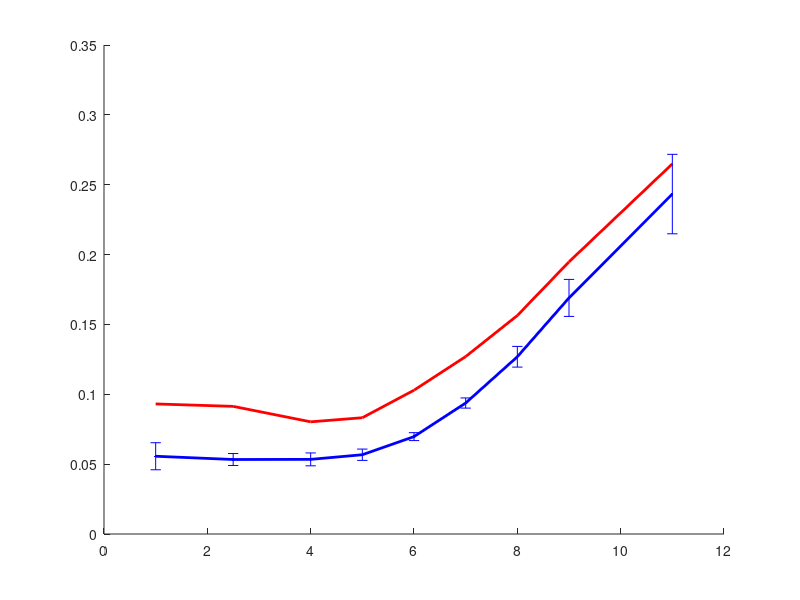

Reproduce this figure in MATLAB. (Note: this script raises an error after producing the figure.)



%% figure S7
clc
clear all
close all

% load
load('./data/figure2D_ACA_LaminarProfile_PI_and_minusMatrix.mat');
ACAyoungPI = young;
ACAelderPI = elder;
ACAelderPI.data(4,:) = [];
load('./data/figure2D_MCA_LaminarProfile_PI_and_minusMatrix.mat');
MCAyoungPI = young;
MCAelderPI = elder;
MCAelderPI.data(4,:) = [];
load('./data/figure2D_PCA_LaminarProfile_PI_and_minusMatrix.mat');
PCAyoungPI = young;
PCAelderPI = elder;
PCAelderPI.data(4,:) = [];

load('./data/figure3F_ACA_RI.mat');
ACAyoungRI = young;
ACAelderRI = elder([1:3 5:end],:);
load('./data/figure3F_MCA_RI.mat');
MCAyoungRI = young;
MCAelderRI = elder([1:3 5:end],:);
load('./data/figure3F_PCA_RI.mat');
PCAyoungRI = young;
PCAelderRI = elder([1:3 5:end],:);


% set parameters
just1image = 0;
LineWidth = 2;
PIyLim = [0 0.6];
PIyTick = [0:0.2:0.6];
RIyLim = [0 6];
RIyTick = [0:2:6];

% ACA
if just1image
    figure; subplot(3,2,1);
else
    figure('Color',[1 1 1],'Position',[0 0 600 400],'Units','pixels');
end
hold on;
yData = ACAyoungPI.data;
eData = ACAelderPI.data;
plot([1 2.5 4:9 11],mean(yData),'b-','linewidth',LineWidth);
plot([1 2.5 4:9 11],mean(eData),'r-','linewidth',LineWidth);
errorbar([1 2.5 4:9 11],mean(yData),std(yData)/sqrt(size(yData,1)),'b.','linewidth',LineWidth);
errorbar([1 2.5 4:9 11],mean(eData),std(eData)/sqrt(size(eData,1)),'r.','linewidth',LineWidth);
set(gca,'xlim',[0 12],'xTick',[1 2.5 3.5 9.5 11],'XTickLabels',{'WMd','WMs','1.0','0','CSF'},'FontSize',16);
set(gca,'ylim',PIyLim,'yTick',PIyTick,'yTickLabels',PIyTick,'FontSize',16);
xlabel(['relative cortical depth'],'FontSize',16);
ylabel(['PI-volume'],'FontSize',16);
title('ACA pulsatility index','FontSize',16);
box on

if just1image
    subplot(3,2,2);
else
    figure('Color',[1 1 1],'Position',[0 0 600 400],'Units','pixels');
end
hold on;
yData = ACAyoungRI;
eData = ACAelderRI;
plot([1 2.5 4:9 11],mean(yData),'b-','linewidth',LineWidth);
plot([1 2.5 4:9 11],mean(eData),'r-','linewidth',LineWidth);
errorbar([1 2.5 4:9 11],mean(yData),std(yData)/sqrt(size(yData,1)),'b.','linewidth',LineWidth);
errorbar([1 2.5 4:9 11],mean(eData),std(eData)/sqrt(size(eData,1)),'r.','linewidth',LineWidth);
plot([0 12],[1 1],'k:','linewidth',LineWidth);
set(gca,'xlim',[0 12],'xTick',[1 2.5 3.5 9.5 11],'XTickLabels',{'WMd','WMs','1.0','0','CSF'},'FontSize',16);
set(gca,'ylim',RIyLim,'yTick',RIyTick,'yTickLabels',RIyTick,'FontSize',16);
xlabel(['relative cortical depth'],'FontSize',16);
ylabel(['Reliability index'],'FontSize',16);
title('ACA reliability index','FontSize',16);
box on


% MCA
if just1image
    subplot(3,2,3);
else
    figure('Color',[1 1 1],'Position',[0 0 600 400],'Units','pixels');
end
hold on;
yData = MCAyoungPI.data;
eData = MCAelderPI.data;
plot([1 2.5 4:9 11],mean(yData),'b-','linewidth',LineWidth);
plot([1 2.5 4:9 11],mean(eData),'r-','linewidth',LineWidth);
errorbar([1 2.5 4:9 11],mean(yData),std(yData)/sqrt(size(yData,1)),'b.','linewidth',LineWidth);
errorbar([1 2.5 4:9 11],mean(eData),std(eData)/sqrt(size(eData,1)),'r.','linewidth',LineWidth);
set(gca,'xlim',[0 12],'xTick',[1 2.5 3.5 9.5 11],'XTickLabels',{'WMd','WMs','1.0','0','CSF'},'FontSize',16);
set(gca,'ylim',PIyLim,'yTick',PIyTick,'yTickLabels',PIyTick,'FontSize',16);
xlabel(['relative cortical depth'],'FontSize',16);
ylabel(['PI-volume'],'FontSize',16);
title('MCA pulsatility index','FontSize',16);
box on

if just1image
    subplot(3,2,4);
else
    figure('Color',[1 1 1],'Position',[0 0 600 400],'Units','pixels');
end
hold on;
yData = MCAyoungRI;
eData = MCAelderRI;
plot([1 2.5 4:9 11],mean(yData),'b-','linewidth',LineWidth);
plot([1 2.5 4:9 11],mean(eData),'r-','linewidth',LineWidth);
errorbar([1 2.5 4:9 11],mean(yData),std(yData)/sqrt(size(yData,1)),'b.','linewidth',LineWidth);
errorbar([1 2.5 4:9 11],mean(eData),std(eData)/sqrt(size(eData,1)),'r.','linewidth',LineWidth);
plot([0 12],[1 1],'k:','linewidth',LineWidth);
set(gca,'xlim',[0 12],'xTick',[1 2.5 3.5 9.5 11],'XTickLabels',{'WMd','WMs','1.0','0','CSF'},'FontSize',16);
set(gca,'ylim',RIyLim,'yTick',RIyTick,'yTickLabels',RIyTick,'FontSize',16);
xlabel(['relative cortical depth'],'FontSize',16);
ylabel(['Reliability index'],'FontSize',16);
title('MCA reliability index','FontSize',16);
box on


% PCA
if just1image
    subplot(3,2,5);
else
    figure('Color',[1 1 1],'Position',[0 0 600 400],'Units','pixels');
end
hold on;
yData = PCAyoungPI.data;
eData = PCAelderPI.data;
plot([1 2.5 4:9 11],mean(yData),'b-','linewidth',LineWidth);
plot([1 2.5 4:9 11],mean(eData),'r-','linewidth',LineWidth);
errorbar([1 2.5 4:9 11],mean(yData),std(yData)/sqrt(size(yData,1)),'b.','linewidth',LineWidth);
errorbar([1 2.5 4:9 11],mean(eData),std(eData)/sqrt(size(eData,1)),'r.','linewidth',LineWidth);
set(gca,'xlim',[0 12],'xTick',[1 2.5 3.5 9.5 11],'XTickLabels',{'WMd','WMs','1.0','0','CSF'},'FontSize',16);
set(gca,'ylim',PIyLim,'yTick',PIyTick,'yTickLabels',PIyTick,'FontSize',16);
xlabel(['relative cortical depth'],'FontSize',16);
ylabel(['PI-volume'],'FontSize',16);
title('PCA pulsatility index','FontSize',16);
box on

if just1image
    subplot(3,2,6);
else
    figure('Color',[1 1 1],'Position',[0 0 600 400],'Units','pixels');
end
hold on;
yData = PCAyoungRI;
eData = PCAelderRI;
plot([1 2.5 4:9 11],mean(yData),'b-','linewidth',LineWidth);
plot([1 2.5 4:9 11],mean(eData),'r-','linewidth',LineWidth);
errorbar([1 2.5 4:9 11],mean(yData),std(yData)/sqrt(size(yData,1)),'b.','linewidth',LineWidth);
errorbar([1 2.5 4:9 11],mean(eData),std(eData)/sqrt(size(eData,1)),'r.','linewidth',LineWidth);
plot([0 12],[1 1],'k:','linewidth',LineWidth);
set(gca,'xlim',[0 12],'xTick',[1 2.5 3.5 9.5 11],'XTickLabels',{'WMd','WMs','1.0','0','CSF'},'FontSize',16);
set(gca,'ylim',RIyLim,'yTick',RIyTick,'yTickLabels',RIyTick,'FontSize',16);
xlabel(['relative cortical depth'],'FontSize',16);
ylabel(['Reliability index'],'FontSize',16);
title('PCA reliability index','FontSize',16);
box on

